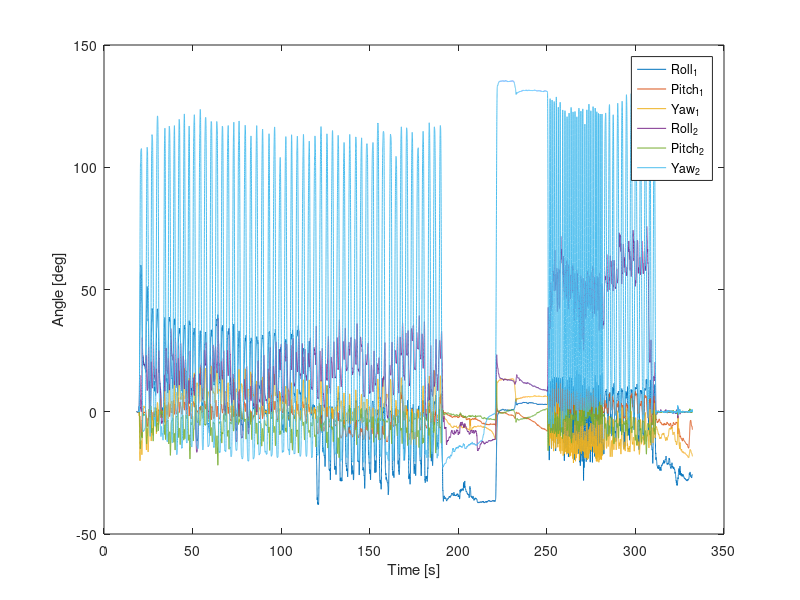

Write MATLAB code to recreate this figure.
%% Plot

data = dlmread('20171012_onarm_int.txt','\t',2,0);

time1 = data(data(:,1)==1,2);
time2 = data(data(:,1)==2,2);
dev1 = data(data(:,1)==1,3:end);
dev2 = data(data(:,1)==2,3:end);

figure
plot(time1,dev1)
hold on
plot(time2,dev2)
legend('Roll_1','Pitch_1','Yaw_1','Roll_2','Pitch_2','Yaw_2')
xlabel('Time [s]'); ylabel('Angle [deg]');
